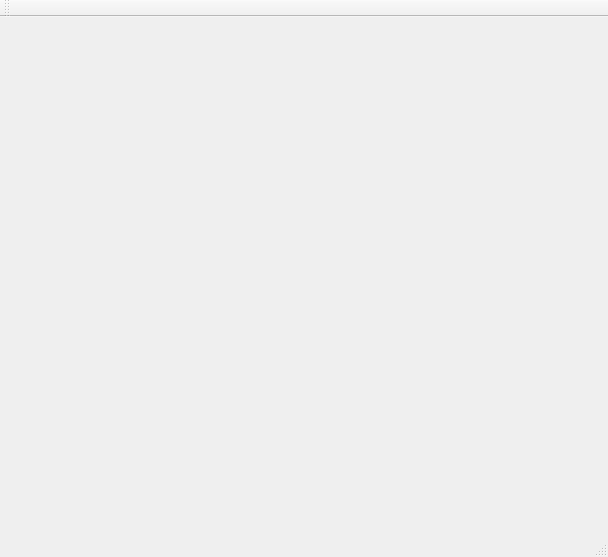
<?xml version="1.0" encoding="UTF-8"?>
<ui version="4.0">
 <class>MainWindow</class>
 <widget class="QMainWindow" name="MainWindow">
  <property name="geometry">
   <rect>
    <x>0</x>
    <y>0</y>
    <width>608</width>
    <height>557</height>
   </rect>
  </property>
  <property name="windowTitle">
   <string>MainWindow</string>
  </property>
  <widget class="QWidget" name="centralWidget">
   <widget class="QWidget" name="customPlot" native="true">
    <property name="geometry">
     <rect>
      <x>80</x>
      <y>50</y>
      <width>391</width>
      <height>271</height>
     </rect>
    </property>
   </widget>
  </widget>
  <widget class="QMenuBar" name="menuBar">
   <property name="geometry">
    <rect>
     <x>0</x>
     <y>0</y>
     <width>608</width>
     <height>26</height>
    </rect>
   </property>
  </widget>
  <widget class="QToolBar" name="mainToolBar">
   <attribute name="toolBarArea">
    <enum>TopToolBarArea</enum>
   </attribute>
   <attribute name="toolBarBreak">
    <bool>false</bool>
   </attribute>
  </widget>
  <widget class="QStatusBar" name="statusBar"/>
  <action name="actionAbrir">
   <property name="text">
    <string>Abrir</string>
   </property>
  </action>
  <action name="actionGuardar">
   <property name="text">
    <string>Guardar</string>
   </property>
  </action>
  <action name="actionHistograma">
   <property name="text">
    <string>Histograma</string>
   </property>
  </action>
  <action name="actionDuplicar">
   <property name="text">
    <string>Duplicar</string>
   </property>
  </action>
 </widget>
 <layoutdefault spacing="6" margin="11"/>
 <resources/>
 <connections/>
</ui>
